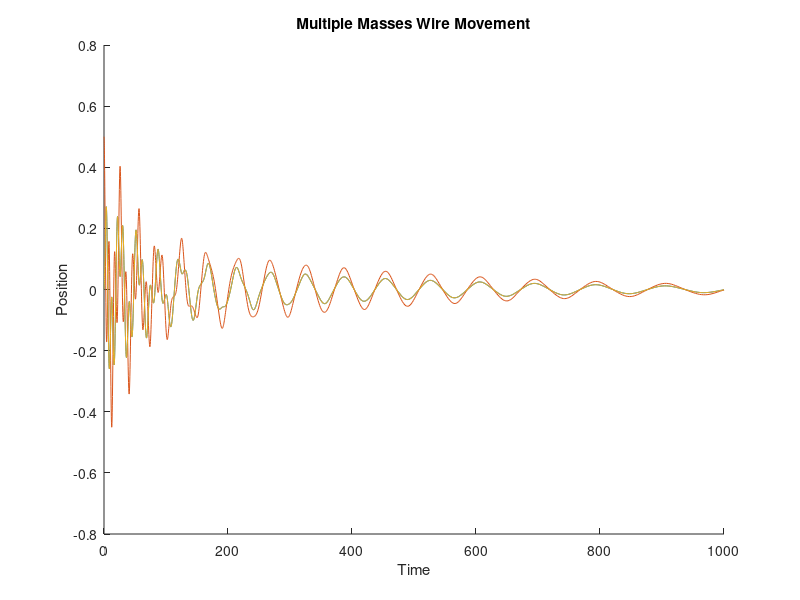

This chart was generated by the following MATLAB code:
function piano_multiple_masses_with_damping()

%% satisfy louise's paranoia first
clf
hold on

%% parameters and initial values

k = 10;
x = 1;
m = 10;
b = 0.1;
time_end = 1000;

% here's a lot of initial values theoretically

m1_i = 0;
m2_i = 0.5;
m3_i = 0;

dm1_i = 0;
dm2_i = 0;
dm3_i = 0;

State = [m1_i, m2_i, m3_i, dm1_i, dm2_i, dm3_i];

%% an ode function

[T, Y] = ode45(@motion, [0,time_end], State);

%% a motion function

    function res = motion(~, Info)
        m1 = Info(1);
        m2 = Info(2);
        m3 = Info(3);
        dm1 = Info(4);
        dm2 = Info(5);
        dm3 = Info(6);

        fs1 = (-k * (sqrt(x^2 + m1^2) - x))*sign(m1)-b*(dm1);
        fs2 = (-k * (sqrt(x^2 + (m2-m1)^2) - x))*sign(m2-m1)-b*(dm2-dm1);
        fs3 = (-k * (sqrt(x^2 + (m3-m2)^2) - x))*sign(m3-m2)-b*(dm3-dm2);
        fs4 = (-k * (sqrt(x^2 + m3^2) - x))*sign(-m3)-b*(-dm3);
        
        fm1 = fs1 - fs2;
        fm2 = fs2 - fs3;
        fm3 = fs3 - fs4;
        
        am1 = fm1/m;
        am2 = fm2/m;
        am3 = fm3/m;
        
        res = [dm1; dm2; dm3; am1; am2; am3];
    end

% axis([0,15,-.5,.5]);
plot(T,Y(:,1),'-');
plot(T,Y(:,2),'-');
plot(T,Y(:,3),'-');
xlabel('Time') 
ylabel('Position') 
title('Multiple Masses Wire Movement') 
end